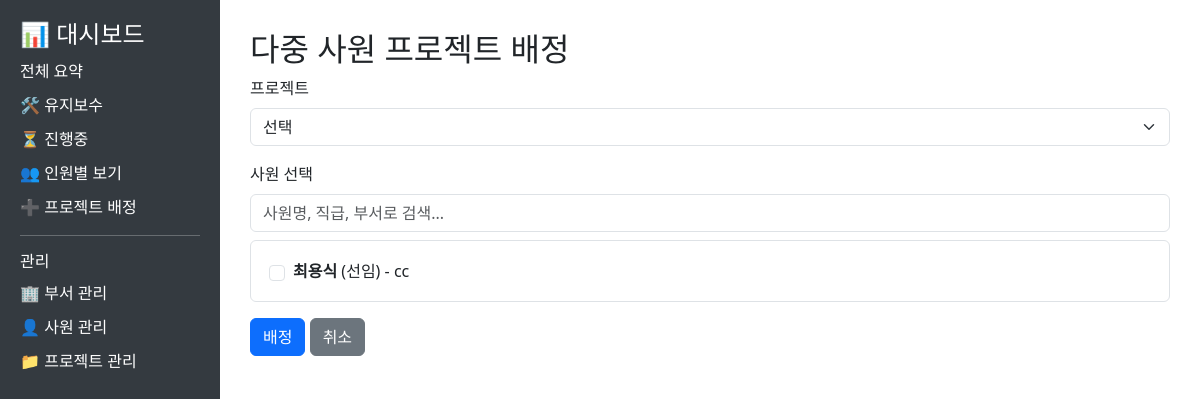
Page /assignment/add on the earlier database version.
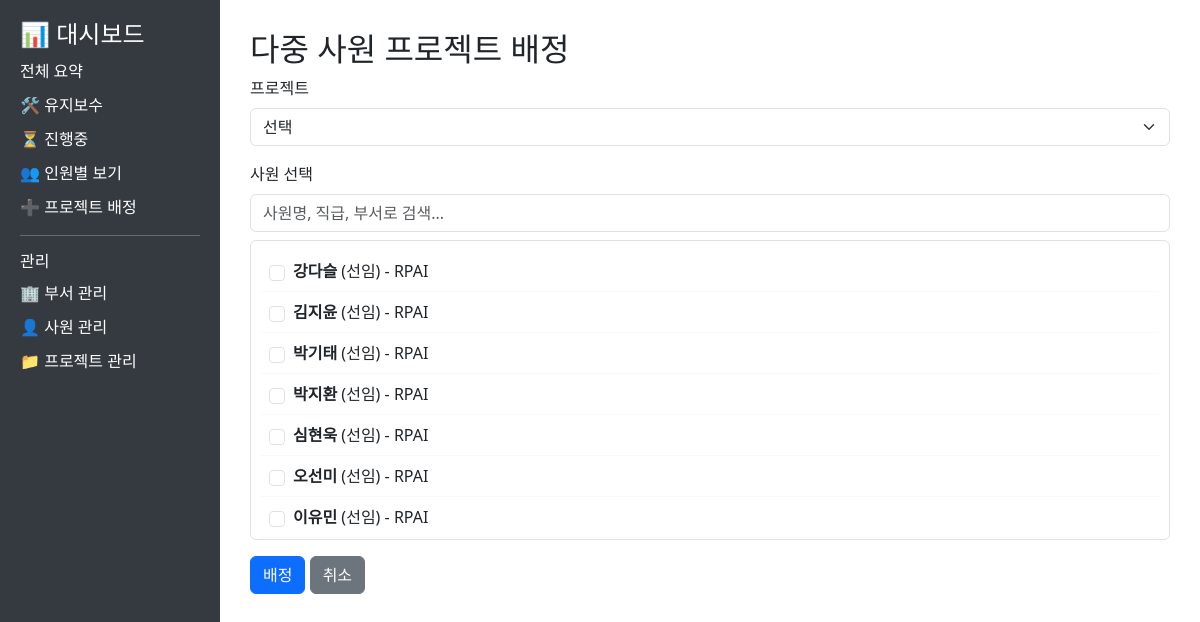
Same page on the later database version.
### tables this page shows
CREATE TABLE employees (
        employee_id INTEGER PRIMARY KEY AUTOINCREMENT,
        name TEXT NOT NULL,
        position TEXT,
        department_id INTEGER,
        skills TEXT,
        FOREIGN KEY (department_id) REFERENCES departments(department_id)
    );

CREATE TABLE departments (
        department_id INTEGER PRIMARY KEY AUTOINCREMENT,
        name TEXT NOT NULL
    );

### dashboard/app.py (the view, shortened to what this page needs)
@app.route("/assignment/add", methods=["GET", "POST"])
def add_assignment():
    employees = get_available_employees()
    projects = get_available_projects()
    return render_template("assignment_add_multiple.html", employees=employees, projects=projects)

### dashboard/app.py (called while the page is built)
def get_connection():
    try:
        current_dir = os.path.dirname(__file__)
        parent_dir = os.path.dirname(current_dir)
        db_path = os.path.join(parent_dir, "db", "dashboard.db")
        print(f"데이터베이스 경로: {db_path}")  # 디버깅용
        conn = sqlite3.connect(db_path)
        conn.row_factory = sqlite3.Row
        return conn
    except sqlite3.Error as e:
        print(f"데이터베이스 연결 오류: {e}")
        return None

def get_available_employees():
    conn = get_connection()
    if conn is None:
        return pd.DataFrame()
    try:
        df = pd.read_sql_query("""
            SELECT e.employee_id, e.name, e.position, d.name AS department
            FROM employees e
            LEFT JOIN departments d ON e.department_id = d.department_id
            ORDER BY e.name
        """, conn)
        return df
    except Exception as e:
        print(f"사용 가능한 사원 목록 조회 오류: {e}")
        return pd.DataFrame()
    finally:
        conn.close()

### dashboard/templates/assignment_add_multiple.html (shortened to what this page needs)
<!DOCTYPE html>
<html>
<head>
    <link rel="stylesheet" href="https://cdn.jsdelivr.net/npm/bootstrap@5.3.0/dist/css/bootstrap.min.css">
</head>
<body>
    <div class="sidebar">
        <h4>📊 대시보드</h4>
        <a href="/">전체 요약</a>
        <a href="/maintenance">🛠 유지보수</a>
        <a href="/ongoing">⏳ 진행중</a>
        <a href="/assignment">👥 인원별 보기</a>
        <a href="/assignment/add">➕ 프로젝트 배정</a>
        <hr>
        <h6>관리</h6>
        <a href="/departments">🏢 부서 관리</a>
        <a href="/employees">👤 사원 관리</a>
        <a href="/projects">📁 프로젝트 관리</a>
    </div>
    <div class="content">
        <h2>다중 사원 프로젝트 배정</h2>
        <form method="POST" id="multipleAssignmentForm">
            <div class="mb-3">
                <label for="project_id" class="form-label">프로젝트</label>
                <select class="form-select" id="project_id" name="project_id" required>
                    <option value="">선택</option>
                </select>
            </div>
            <div class="mb-3">
                <label class="form-label">사원 선택</label>
                <div class="mb-2">
                    <input type="text" class="form-control" id="employeeSearch" placeholder="사원명, 직급, 부서로 검색...">
                </div>
                <div class="employee-list">
                    {% for emp in employees.itertuples() %}
                    <div class="employee-item" data-search="{{ emp.name }} {{ emp.position }} {{ emp.department }}">
                        <input type="checkbox" class="form-check-input me-2" id="emp_{{ emp.employee_id }}"
                            value="{{ emp.employee_id }}" name="employee_ids">
                        <label class="employee-info" for="emp_{{ emp.employee_id }}">
                            <strong>{{ emp.name }}</strong> ({{ emp.position }}) - {{ emp.department }}
                        </label>
                    </div>
                    {% endfor %}
                </div>
            </div>
            <button type="submit" class="btn btn-primary">배정</button>
            <a href="{{ url_for('assignment') }}" class="btn btn-secondary">취소</a>
        </form>
    </div>
</body>
</html>

Differences in the rows shown:
removed employees: name "최용식", position "선임", department "cc"
added employees: name "강다슬", position "선임", department "RPAI"
added employees: name "김지윤", position "선임", department "RPAI"
added employees: name "박기태", position "선임", department "RPAI"
added employees: name "박지환", position "선임", department "RPAI"
added employees: name "심현욱", position "선임", department "RPAI"
added employees: name "오선미", position "선임", department "RPAI"
added employees: name "이유민", position "선임", department "RPAI"
